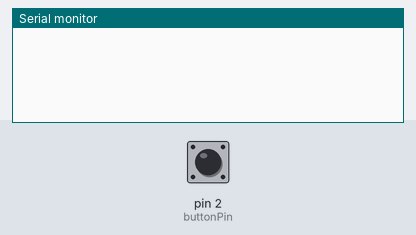
This sketch was run on a simulated Arduino Uno, built with avr-gcc and run on an emulated ATmega328P. Parts: the last lines printed to the serial monitor. Inputs (shaded band) come from the test bench; at power-on: pin 2 (buttonPin) LOW.

Above: at 1.2 s.
1.3 s: pin 2 (buttonPin) pulled HIGH for 0.15 s
At 1.43 s:
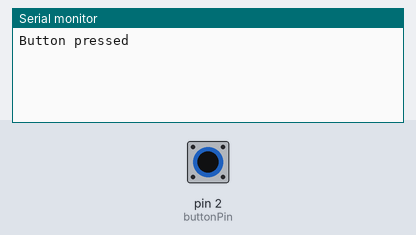
At 1.9 s:
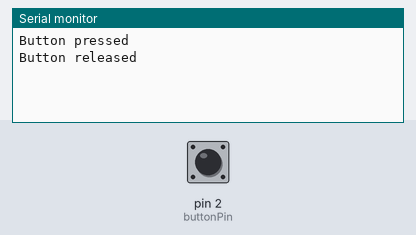

Measured:
- after the input at 1.3 s, the serial monitor: prints a new line at once (image 1)

The sketch:

button_timer.ino
```cpp
const int buttonPin = 2;
bool buttonPressed = false;

void setup() {
  pinMode(buttonPin, INPUT);
  Serial.begin(9600);
}

void loop() {
  int val = digitalRead(buttonPin);
  if (val == HIGH) {
    if (!buttonPressed) {
      Serial.println("Button pressed");
      buttonPressed = true;
    }
  } else {
    if (buttonPressed) {
      Serial.println("Button released");
      buttonPressed = false;
    }
  }
}
```
